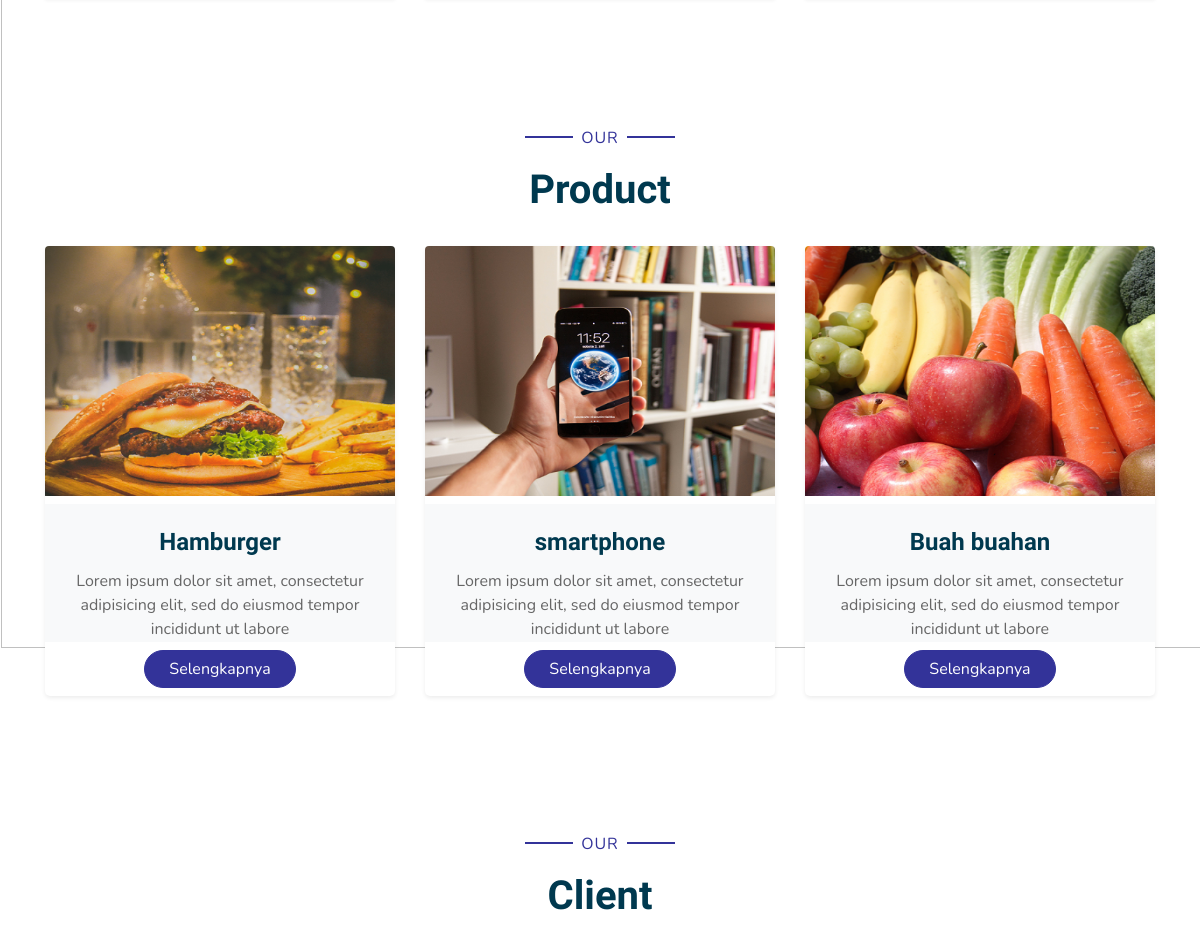
The app's page /index.php?id_logoclient=14 (middle part), older data.
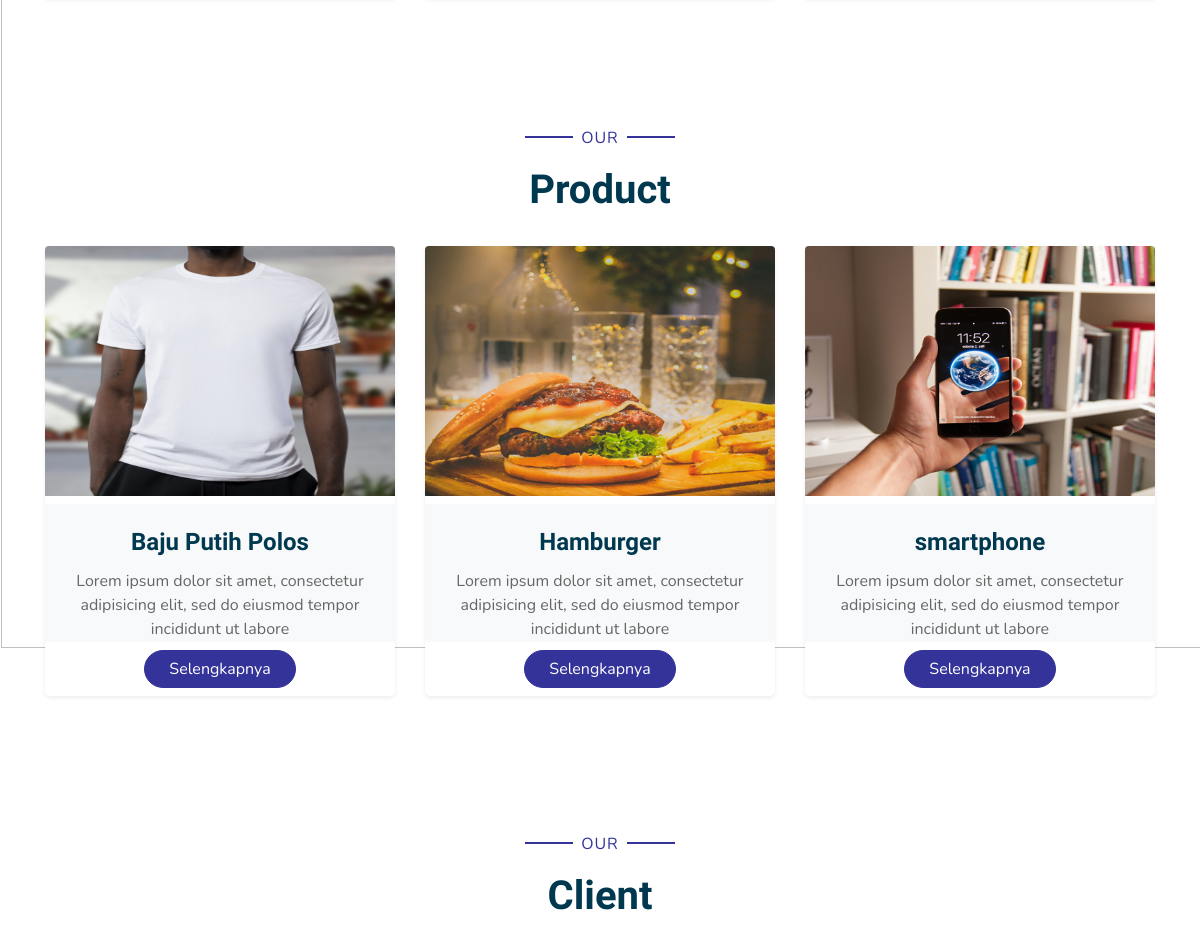
The same page, newer data.
### tables this page shows
CREATE TABLE `produk` (
  `id_produk` int(11) NOT NULL,
  `kode_produk` char(10) NOT NULL,
  `judul_produk` varchar(100) NOT NULL,
  `deskripsi` text NOT NULL,
  `gambar` varchar(100) NOT NULL DEFAULT 'gambar_default.png',
  `tanggal` datetime NOT NULL,
  `status` int(11) NOT NULL,
  `id_pengguna` int(11) NOT NULL
);

### index.php (the view, shortened to what this page needs)
<!DOCTYPE html>
<html lang="en">
  <head>
    <link
      href="https://cdnjs.cloudflare.com/ajax/libs/font-awesome/5.10.0/css/all.min.css"
      rel="stylesheet"
    />
    <link href="lib/flaticon/font/flaticon.css" rel="stylesheet" />
    <link href="lib/owlcarousel/assets/owl.carousel.min.css" rel="stylesheet" />
    <link href="lib/lightbox/css/lightbox.min.css" rel="stylesheet" />
    <link href="css/style.css" rel="stylesheet" />
  </head>
  <body>
    <div class="container-fluid pt-5" >
      <div class="container pb-3 pt-5 " >
        <div class="row">
        </div>
      </div>
    </div>
<div class="container-fluid pt-5">
  <div class="container">
    <div class="text-center pb-2">
      <p class="section-title px-5">
        <span class="px-2">Our</span>
      </p>
      <h1 class="mb-4">Product</h1>
    </div>
    <div class=" row pb-3 ">
    <?php
         include 'config/database.php';
         if (isset($_GET['id_produk'])) {
             $sql="select * from produk where status=1 order by id_produk desc limit 3";
         }else {
             $sql="select * from produk where status=1 order by id_produk desc limit 3";
         }
         $hasil=mysqli_query($kon,$sql);
         $jumlah = mysqli_num_rows($hasil);
         if ($jumlah>0){
             while ($data = mysqli_fetch_array($hasil)):
         ?>
       <div class="col-lg-4 mb-4"  >
       <div class="card border-0 shadow-sm mb-2 bg-primary"  style="width: 100%; height: 450px;">
           <a href="produk.php?halaman=produk&id=<?php echo $data['id_produk'];?>"><img src="assets/img/produk/<?php echo $data['gambar'];?>" width="250" height="250px" class="card-img-top mb-2" alt="Gambar tidak ditemukan"></a>
             <div class="card-body bg-light text-center p-4" >
               <h4 class="card-title" ><?php echo $data['judul_produk'];?></h4>
               <p class="card-text" ><?php
                               $ambil=$data["deskripsi"];
                               $panjang = strip_tags(html_entity_decode($ambil,ENT_QUOTES,"ISO-8859-1"));
                               echo substr($panjang, 0, 100);?></p>
             </div>
             <a href="produk.php?halaman=produk&id=<?php echo $data['id_produk'];?>" class="btn  btn-primary  px-4 mx-auto my-2" role="button">Selengkapnya</a>
         </div>
         </div>
         <?php
                 endwhile;
             }else {
                 echo "<div class='alert alert-warning'> Tidak ada artikel pada kategori ini.</div>";
             };
             ?>
         </div>
         </div>
       </div>
    <div class="container-fluid py-5">
      <div class="container p-0">
        <div class="text-center pb-2">
          <p class="section-title px-5">
            <span class="px-2">Our</span>
          </p>
          <h1 class="mb-4">Client</h1>
        </div>
    </div>
  </body>
</html>

Row changes from the older to the newer data that the page shows:
no longer on this page (row unchanged): produk: gambar (picture), judul_produk "Buah buahan", deskripsi "Lorem ipsum dolor sit amet, consectetur adipisicing elit, sed do eiusmod tempor incididunt ut labore"
now on this page (row edited): produk: gambar (picture), judul_produk "Baju Putih Polos", deskripsi "Lorem ipsum dolor sit amet, consectetur adipisicing elit, sed do eiusmod tempor incididunt ut labore"
